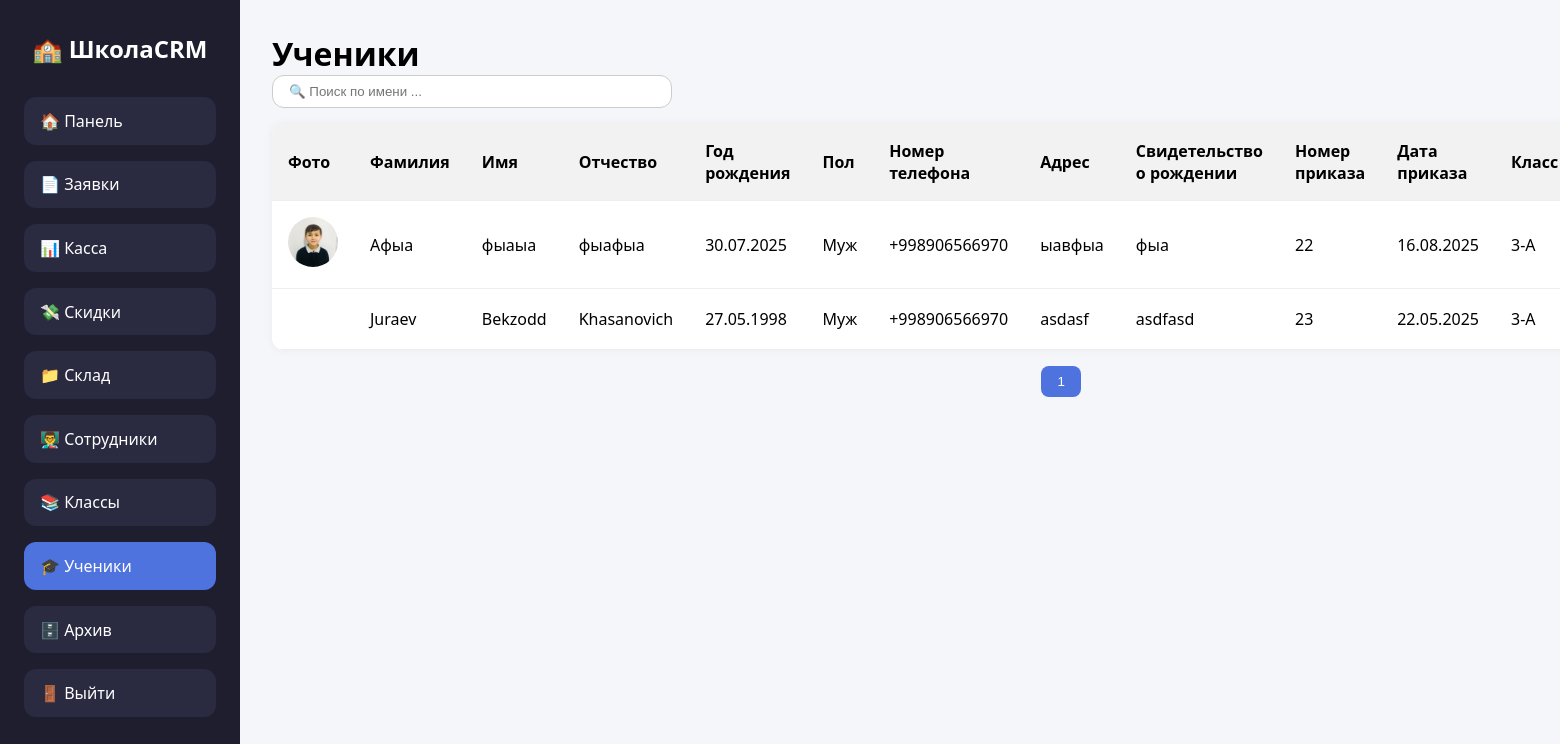
Screenshot of /student/ (signed in) with the database file from the repository.
### application/models.py (models this page shows, shortened)
class Student(models.Model):
    name = models.CharField(max_length=200, null=True, blank=True, default=None)
    lastname = models.CharField(max_length=200, null=True, blank=True, default=None)
    middle_name = models.CharField(max_length=200, null=True, blank=True, default=None)
    phone = PhoneNumberField(blank=True, null=True)
    date_birth = models.DateField(null=True, blank=True, default=None)
    photo = models.ImageField(blank=True, null=True, upload_to='staff/')
    adres = models.CharField(max_length=200)
    passport = models.CharField(max_length=50)
    created_at = models.DateField(auto_now_add=True)
    prikaz=models.IntegerField(default=None)
    prikaz_date=models.DateField(blank=True,null=True)
    school_class = models.ForeignKey(SchoolClass, on_delete=models.SET_NULL, null=True, blank=True)
    Gender_CHOICES = [
        ("male", "Муж"),
        ("female", "Жен"),
    ]
    position_gender = models.CharField(max_length=20, choices=Gender_CHOICES, blank=True, null=True)
    prikaz_archive = models.IntegerField(default=None,blank=True,null=True)
    prikaz_date_archive = models.DateField(blank=True, null=True)
    archive=models.BooleanField(default=False)
    document = models.FileField(blank=True, null=True, upload_to='student/')
    discount = models.DecimalField(max_digits=10, decimal_places=2, blank=True,null=True)

class SchoolClass(models.Model):
    name = models.CharField(max_length=20, unique=True)  # e.g., "1-A", "2-B"

### application/views.py (the view, shortened to what this page needs)
# urls.py: path('student/',views.StudentView.as_view(),name='student'),
class StudentView(LoginRequiredMixin,TemplateView):
   login_url = reverse_lazy('login')
   template_name = 'student.html'
   def get_context_data(self, *, object_list=None, **kwargs):
      context = super().get_context_data(**kwargs)
      context['class'] = Student.objects.filter(archive=False).select_related('school_class')
      context['classes']=SchoolClass.objects.all()
      return context

### application/templates/student.html (shortened to what this page needs)
<!DOCTYPE html>
<html lang="ru">
<head>
</head>
<body>
  <div class="sidebar">
    <h2>🏫 ШколаCRM</h2>
    <nav class="menu">
      <a href="{% url 'dashboard' %}" class="menu-link">🏠 Панель</a>
       {% if request.user.profile.position == 'admin' %}
      <a href="{% url 'approve' %}" class="menu-link">📄 Заявки</a>
        <a href="{% url 'kassa' %}" class="menu-link   ">📊 Касса</a>
            <a href="{% url 'discount' %}" class="menu-link ">💸 Скидки</a>
        <a href="{% url 'warehouse' %}" class="menu-link  ">📁 Склад</a>
      <a href="{% url 'staff' %}" class="menu-link">👨‍🏫 Сотрудники</a>
        <a href="{% url 'class' %}" class="menu-link">📚 Классы</a>
      <a href="{% url 'student' %}" class="menu-link active ">🎓 Ученики</a>
        <a href="{% url 'archive' %}" class="menu-link">🗄️ Архив</a>
         <a href="{% url 'logout' %}" class="menu-link">🚪 Выйти</a>
              {% endif %}
    </nav>
  </div>
  <div class="main">
    <h1>Ученики</h1>
    <div class="top-bar">
      <div class="search">
        <input type="text" id="searchInput" placeholder="🔍 Поиск по имени ..." />
      </div>
    </div>
    <table id="staffTable">
      <thead>
        <tr>
       <th>Фото</th>
      <th>Фамилия</th>
      <th>Имя</th>
      <th>Отчество</th>
      <th>Год рождения</th>
      <th>Пол</th>
      <th>Номер телефона</th>
      <th>Адрес</th>
      <th>Cвидетельство о рождении</th>
      <th>Номер приказа</th>
      <th>Дата приказа</th>
       <th>Класс</th>
        </tr>
      </thead>
      <tbody id="staffBody">
      {% for item in class %}
        <tr class="staff-row">
  {% if item.photo %}
  <td data-label="Фото"><img src="{{item.photo.url}}" alt="staff" /></td>
  {% else %}
          <td></td>
  {% endif %}
          <td data-label="Фамилия">{{item.lastname}}</td>
  <td data-label="Имя">{{item.name}}</td>
  <td data-label="Отчество">{{item.middle_name}}</td>
  <td data-label="Год рождения">{{item.date_birth|date:'d.m.Y'}}</td>
  <td data-label="Пол">{{item.get_position_gender_display}}</td>
  <td data-label="Номер телефона">{{item.phone}}</td>
  <td data-label="Адрес">{{item.adres}}</td>
  <td data-label="Серия паспорта">{{item.passport}}</td>
  <td data-label="Приказ">{{item.prikaz}}</td>
    <td data-label="Номер приказа">{{item.prikaz_date|date:'d.m.Y'}}</td>
    <td data-label="Класс">{{item.school_class.name}}</td>
</tr>
    {% endfor %}
      </tbody>
    </table>
   <div class="pagination" id="paginationContainer"></div>
</body>
</html>

### application/templates/student.html (style rules this page uses)
* { box-sizing: border-box; margin: 0; padding: 0; }
body { font-family: 'Segoe UI', sans-serif; background: #f4f6fa; display: flex; min-height: 100vh; }
.sidebar { width: 240px; background-color: #1e1e2f; color: white; padding: 2rem 1.5rem; display: flex; flex-direction: column; flex-shrink: 0; }
.sidebar h2 { font-size: 24px; margin-bottom: 2rem; text-align: center; }
.menu { display: flex; flex-direction: column; gap: 1rem; }
.menu-link { display: block; background-color: #2a2a40; padding: 0.8rem 1rem; border-radius: 12px; color: white; text-decoration: none; font-weight: 500; transition: 0.3s ease; }
.menu-link.active { background-color: #4e73df; color: white; }
.main { flex: 1; padding: 2rem; }
.top-bar { display: flex; flex-wrap: wrap; justify-content: space-between; align-items: center; margin-bottom: 1rem; }
.search { flex: 1; max-width: 400px; }
.search input { width: 100%; padding: 0.5rem 1rem; border-radius: 12px; border: 1px solid #ccc; }
table { width: 100%; border-collapse: collapse; background: white; border-radius: 12px; overflow: hidden; box-shadow: 0 0 10px rgba(0,0,0,0.05); }
th, td { padding: 1rem; text-align: left; border-bottom: 1px solid #eee; }
th { background: #f2f2f2; }
td img { width: 50px; height: 50px; object-fit: cover; border-radius: 50%; }
.pagination { margin-top: 1rem; display: flex; gap: 0.5rem; justify-content: center; }

### rows the page displays
Student: photo (picture), lastname "Афыа", name "фыаыа", middle_name "фыафыа", date_birth "30.07.2025", position_gender "Муж", phone "+998906566970", adres "ыавфыа", passport "фыа", prikaz "22", prikaz_date "16.08.2025", school_class.name "3-А"
Student: lastname "Juraev", name "Bekzodd", middle_name "Khasanovich", date_birth "27.05.1998", position_gender "Муж", phone "+998906566970", adres "asdasf", passport "asdfasd", prikaz "23", prikaz_date "22.05.2025", school_class.name "3-А"
